Frame 1 (no input): blank canvas, image omitted
Frame 60 (the mouse pressed at the canvas centre just before this capture): blank canvas, image omitted
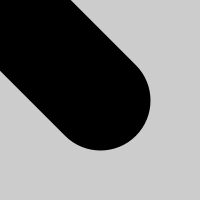
Frame 120 (the mouse held since frame 60 and released just before this capture)

The Processing sketch whose frames 1 and 60 were blank and that drew this single picture after the mouse press (run headless with seeded random() and noise(); from frame 60 on, the mouse is pressed at the canvas centre):

// Processing sketch: Update_Exercise_3___4_
// ── Update_Exercise_3___4_.pde
// This sketch demonstrates how the faster the user moves the mouse
// The thicker the weight of the line drawn becomes
// This is possible by calculating the between the mouse
// Current location and it previous location 
// pmouseX and mouseX using the formula mouseX - pmouseX
// Since a negative can occur we use abs value math function
void setup() {
  size(200, 200);
}

void draw() {
  //strokeWeight(10);
  //point(50, 50);
 
 
  stroke(0);
  strokeWeight(abs(mouseX-pmouseX)); 
  line(pmouseX, pmouseY, mouseX, mouseY);
}
